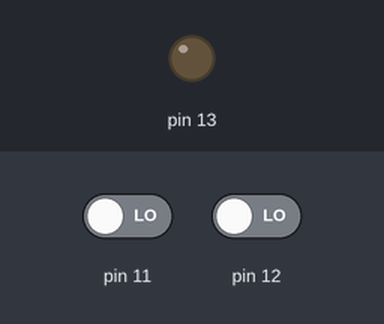
The sketch below on a simulated Arduino Uno, built with avr-gcc and run on an emulated ATmega328P. Parts: output pins drawn as LEDs (lit = HIGH). The inputs (shaded band) are chosen by the test bench; at power-on: pin 11 LOW, pin 12 LOW.

Above: at 1.2 s.
1.3 s: pin 11 driven HIGH
At 1.8 s:
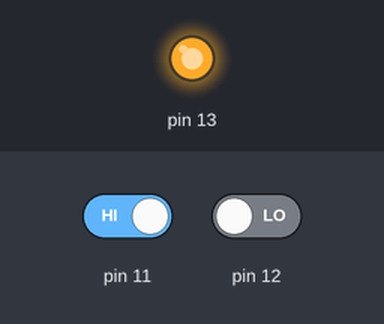
2.8 s: pin 11 driven LOW
At 4.0 s:
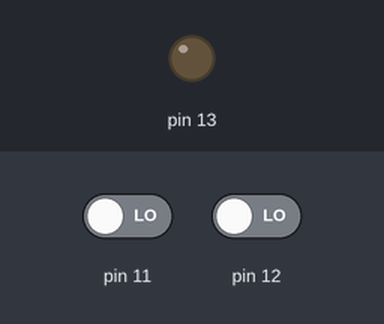
4.3 s: pin 12 driven HIGH
At 5.3 s:
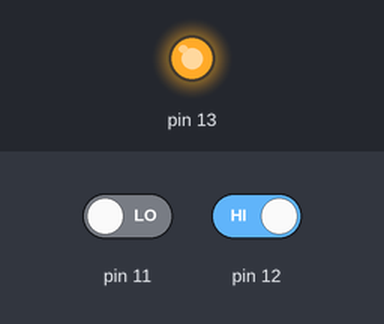
Timing chart, 0 to 7.3 s (numbered marks = the images above; inputs shaded):
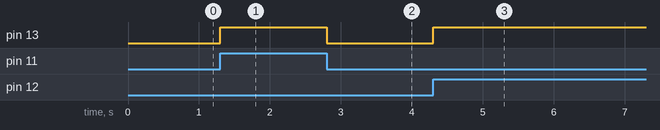

The sketch:

OR_Gate.ino
```cpp
//Logic Gate: OR

int value_1;
int value_2;
void setup()

{ pinMode(13,OUTPUT);
  pinMode(12,INPUT);
  pinMode(11,INPUT);
}

void loop()
{
  value_1=digitalRead(11);
  value_2=digitalRead(12);
  if (value_1 == HIGH || value_2 == HIGH)

  {
    digitalWrite(13,HIGH);
  }

  else{
    digitalWrite(13,LOW);
  }
}
```

Measured:
- after the input at 1.3 s, pin 13: LOW → HIGH at once
- after the input at 2.8 s, pin 13: HIGH → LOW at once
- after the input at 4.3 s, pin 13: LOW → HIGH at once
